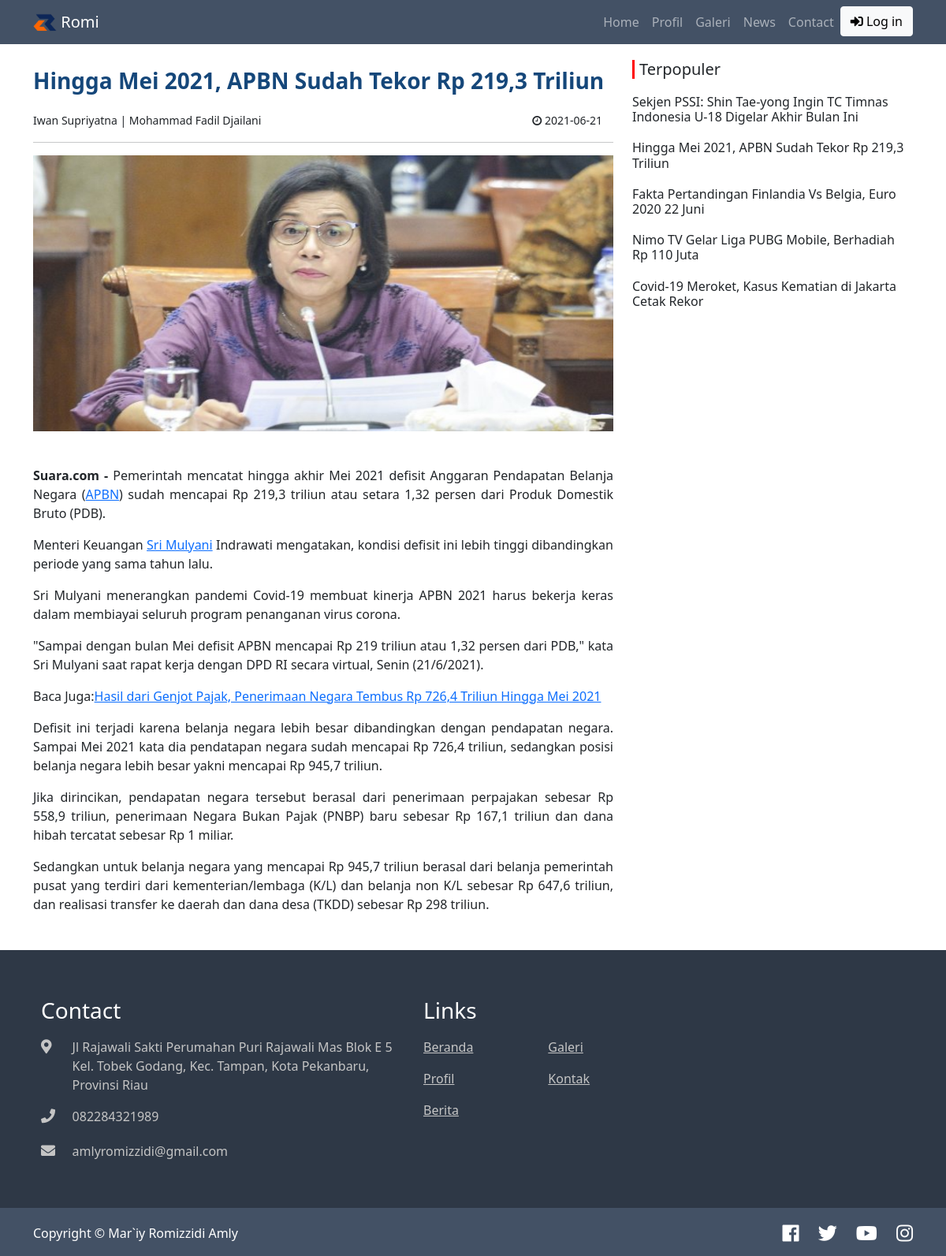
The app's page /detail-news.php?id=25 with its own data.
### tables this page shows
CREATE TABLE `news` (
  `id` int(11) NOT NULL,
  `gambar` varchar(255) NOT NULL,
  `penulis` varchar(100) NOT NULL,
  `judul` varchar(255) NOT NULL,
  `tanggal` date DEFAULT NULL,
  `deskripsi` text NOT NULL
);

CREATE TABLE `contact` (
  `id` int(20) NOT NULL,
  `alamat` varchar(300) NOT NULL,
  `phone` varchar(30) NOT NULL,
  `email` varchar(200) NOT NULL
);

CREATE TABLE `footer` (
  `id` int(20) NOT NULL,
  `copyright` varchar(100) NOT NULL,
  `fb` varchar(100) DEFAULT NULL,
  `twitter` varchar(100) DEFAULT NULL,
  `yt` varchar(100) DEFAULT NULL,
  `ig` varchar(100) DEFAULT NULL
);

### detail-news.php (the view, shortened to what this page needs)
<?php
if (isset($_GET['id'])){
    $id = $_GET['id'];
}
else {
    die ("ERROR!");
}
?>
<?php require 'head.php';?>
<?php require 'header.php';?>
<div class="container">
    <div class="row">
      <div class="col-md-8">
        <section id="news-main">
                <div class="row">
                    <?php
                    $koneksi = koneksiDatabase();
                    $news = mysqli_query($koneksi, "SELECT * FROM news WHERE id='$id'");
                    while ($row = mysqli_fetch_array($news)) {
                    ?>
                    <div class="col-lg-12 col-md-3 col-xs-12 col-sm-12">
                        <div class="col-news">
                            <h2 style="font-size: 28px;"><?=($row['judul']);?></h2>
                            <div class="row ">
                                <div class="col-10">
                                <small><?= $row['penulis'];?></small>
                                </div>
                                <div class="col-2">
                                <small><i class="fa fa-clock-o"></i> <?= $row['tanggal'];?></small>
                                </div>
                            </div>
                            <hr>
                            <img style="width: 100%; height:350px " src="crud/images/<?= $row['gambar'];?>" alt="">
                            <p style="margin-top: 44px; text-align: justify;"><?= $row['deskripsi'];?></p>
                        </div>
                    </div>
                    <?php
                    } ?>
                </div>
            </section>
      </div>
      <div class="col-md-4">
        <div class="terpopuler">
          <div class="section">
            <h5>Terpopuler</h5>
          </div>
          <?php
                $koneksi = koneksiDatabase();
                $news = mysqli_query($koneksi, "SELECT * FROM news LIMIT 5 ");
                while ($row = mysqli_fetch_array($news)) {
          ?>
          <h6>
            <a class="link-dark" href="detail-news.php?id=<?=$row['id']?>" style="text-decoration: none"><?= $row['judul'];?></a>
          </h6>
          <?php
            } ?>
        </div>
        </div>
    </div>
    </div>
<?php require 'footer.php';?>

### footer.php (shortened to what this page needs)
<footer>
        <div class="footer-top">
          <div class="container">
            <div class="row">
            <?php
                $koneksi = koneksiDatabase();
                $contact = mysqli_query($koneksi, "SELECT * FROM contact");
                $row = mysqli_fetch_array($contact)
                ?>
              <div class="col-md-5 footer-contact wow fadeInDown animated" style="visibility: visible; animation-name: fadeInDown;">
                <h3>Contact</h3>
                  <div class="row justify-content-start">
                    <div class="col-1">
                      <i class="fas fa-map-marker-alt"></i>
                    </div>
                    <div class="col-11">
                      <?= $row['alamat'];?>
                    </div>
                  </div>
                  <div class="row justify-content-start">
                    <div class="col-1">
                      <i class="fas fa-phone"></i>
                    </div>
                    <div class="col-11">
                      <?= $row['phone'];?>
                    </div>
                  </div>
                  <div class="row justify-content-start" style="margin-top: 20px;">
                    <div class="col-1">
                      <i class="fas fa-envelope"></i>
                    </div>
                    <div class="col-11">
                      <?= $row['email'];?>
                    </div>
                  </div>
              </div>
              <div class="col-md-5 footer-links wow fadeInUp animated" style="visibility: visible; animation-name: fadeInUp;">
                <div class="row">
                  <div class="col">
                    <h3>Links</h3>
                </div>
                  </div>
                <div class="row">
                  <div class="col-md-4">
                    <p><a class="scroll-link" href="index.php">Beranda</a></p>
                    <p><a href="profil.php">Profil</a></p>
                    <p><a href="news.php">Berita</a></p>
                  </div>
                  <div class="col-md-4">
                    <p><a href="galery.php">Galeri</a></p>
                    <p><a href="contact.php">Kontak</a></p>
                  </div>
                </div>
              </div>
            </div>
          </div>
        </div>
          <div class="footer-bottom">
            <div class="container">
              <div class="row">
              <?php
                $koneksi = koneksiDatabase();
                $footer = mysqli_query($koneksi, "SELECT * FROM footer");
                $row = mysqli_fetch_array($footer)
                ?>
                  <div class="col-md-6 footer-copyright">
                    Copyright © <?= $row['copyright'];?>
                  </div>
                  <div class="col-md-6 footer-social">
                    <a href="<?= $row['fb'];?>"><i class="fab fa-facebook-f"></i></a>
                    <a href="<?= $row['twitter'];?>"><i class="fab fa-twitter"></i></a>
                    <a href="<?= $row['yt'];?>"><i class="fab fa-youtube"></i></a>
                    <a href="<?= $row['ig'];?>"><i class="fab fa-instagram"></i></a>
                  </div>
                </div>
              </div>
            </div>
          </footer>
    </body>
</html>

### css/style.css (style rules this page uses)
* { box-sizing: border-box; margin: 0; padding: 0; }
html { scroll-behavior: smooth; }
body { font-family: "Poppins"; }
.section { margin-top: 40px; }
section h2 { color: #15477a; margin-top: 30px; margin-bottom: 20px; font-weight: 600; }
section img { width: 300px; height: 500px; vertical-align: middle; border-style: none; }
.footer-top { margin-top: 30px; padding: 60px 0; background: #2e3846; text-align: left; color: #c5c5c5; }
.footer-top h3 { padding-bottom: 10px; color: #fff; }
.footer-contact { margin-left: 10px; }
.footer-contact p { word-wrap: break-word; }
.footer-contact i { padding-right: 10px; font-size: 18px; color: #c5c5c5; }
.footer-links { margin-left: 10px; }
.footer-links a { color: #c5c5c5; border: 0; }
.footer-bottom { padding: 15px 0 17px 0; background: #435165; text-align: left; color: #fff; }
.footer-social { padding-top: 3px; text-align: right; }
.footer-social a { margin-left: 20px; color: #fff; border: 0; }
.footer-social i { font-size: 24px; vertical-align: middle; }
.footer-copyright { padding-top: 5px; }

### style.css (style rules this page uses)
html { scroll-behavior: smooth; }
.section { border-left: 3px solid #ff0000; margin-top: 20px; padding-left: 6px; font-weight: 600; margin-bottom: 20px; }

### css/login.css (style rules this page uses)
body { font-family: "Poppins"; background-color: #435165; }

### records on screen
news: judul "Hingga Mei 2021, APBN Sudah Tekor Rp 219,3 Triliun", penulis "Iwan Supriyatna | Mohammad Fadil Djailani", tanggal "2021-06-21", gambar (picture), deskripsi "Suara.com - Pemerintah mencatat hingga akhir Mei 2021 defisit Anggaran Pendapatan Belanja Negara ( APBN ) sudah mencapai Rp 219,3 triliun atau setara 1,32 persen dari Produk Domestik Bruto (PDB). Menteri Keuangan Sri Mulyani Indrawati mengatakan, kondisi defisit ini lebih tinggi dibandingkan periode yang sama tahun lalu. Sri Mulyani menerangkan pandemi Covid-19 membuat kinerja APBN 2021 harus bekerja keras dalam membiayai seluruh program penanganan virus corona. \"Sampai dengan bulan Mei defisit APBN mencapai Rp 219 triliun atau 1,32 persen dari PDB,\" kata Sri Mulyani saat rapat kerja dengan DPD RI secara virtual, Senin (21/6/2021). Baca Juga: Hasil dari Genjot Pajak, Penerimaan Negara…"
news: judul "Sekjen PSSI: Shin Tae-yong Ingin TC Timnas Indonesia U-18 Digelar Akhir Bulan Ini"
news: judul "Fakta Pertandingan Finlandia Vs Belgia, Euro 2020 22 Juni"
news: judul "Nimo TV Gelar Liga PUBG Mobile, Berhadiah Rp 110 Juta"
news: judul "Covid-19 Meroket, Kasus Kematian di Jakarta Cetak Rekor"
contact: alamat "Jl Rajawali Sakti Perumahan Puri Rajawali Mas Blok E 5 Kel. Tobek Godang, Kec. Tampan, Kota Pekanbaru, Provinsi Riau", phone "082284321989", email "amlyromizzidi@gmail.com"
footer: copyright "Mar`iy Romizzidi Amly"
